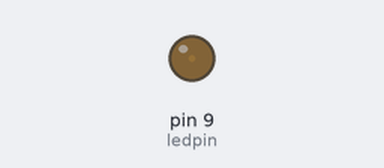
The sketch below on a simulated Arduino Uno, built with avr-gcc and run on an emulated ATmega328P. Shown: output pins drawn as LEDs (lit = HIGH).

Above: at 0.05 s.
At 1.15 s:
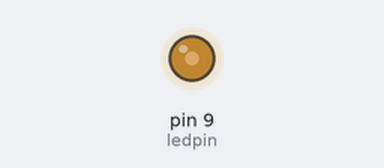
At 2.3 s:
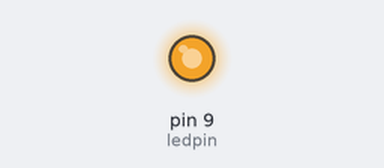
At 4.55 s:
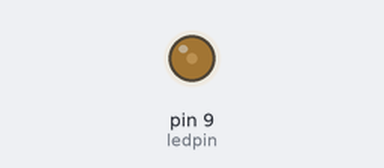
Timing chart, 0 to 6.6 s (numbered marks = the images above):
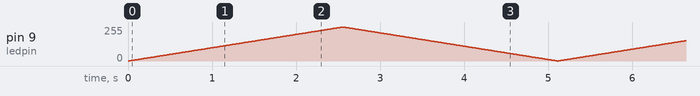

The sketch:

eg6_fading_ledlight.ino
```cpp
//Lesson 6 Fading Led Light

const int ledpin = 9;
int i = 0;

void setup() {
  // put your setup code here, to run once:
pinMode(ledpin, OUTPUT);
}

void loop() {
  // put your main code here, to run repeatedly:
for (i=0;i<255;i++){
  analogWrite(ledpin,i);
  delay(10);}
  for (i=255;i>0;i--){
      analogWrite(ledpin,i);
  delay(10);}
}
```
